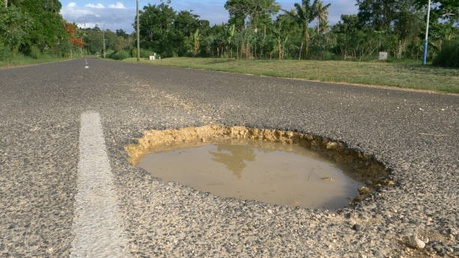
#> input picture AI-Pothole-Detector/data/images/train/istockphoto-1013829164-612x612.jpg, 459 x 258 px, shrunk from 612 x 344 before the run, given in place of _realistic_photo_of_a_scenic_Indian_highway_viewed_fro_2.jpg, which was not available
$ python delete2.py
#> lines starting #> are read from the running program, lines starting #| are printed output that depends on the picture; pictures that were not available may be replaced by others from this repository, and a replacement may not be noted
import cv2
import numpy as np
import random

def add_dark_road_shadows(image_path, output_path, max_darkness=0.7):
    # Load image
#> called with max_darkness = 0.6
    img = cv2.imread(image_path)
#> img is the input picture: shape (258, 459, 3); mean B, G, R 106.9, 126.9, 131
    if img is None:
        print("❌ Error: Failed to load image")
        return False

    h, w = img.shape[:2]
#> h = 258; w = 459

    # Target zone (middle-bottom 1/3rd)
    zone_y_start = h - (h // 3)
#> zone_y_start = 172
    zone_x_center = w // 4
#> zone_x_center = 114

    # Create shadow mask (initialize as white)
    shadow_mask = np.ones_like(img, dtype=np.float32)

    # Add 20-30 tiny DARK patches
    for _ in range(random.randint(5,8)):
        # Random position in target zone
        x = random.randint(zone_x_center - w//4, zone_x_center + w//4)
        y = random.randint(zone_y_start, h - 10)

        # Tiny circle parameters
        radius = random.randint(10, 20)  # 5-15 pixel radius
        darkness = 1.0 - random.uniform(0.2, max_darkness)  # 0.8-0.3 darkness factor

        # Draw DARK circle (subtracts light)
        cv2.circle(shadow_mask, (x, y), radius,
                  (darkness, darkness, darkness), -1, lineType=cv2.LINE_AA)
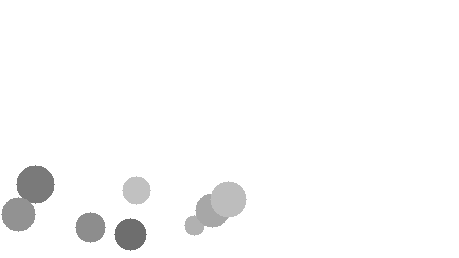
#> shadow_mask: shape (258, 459, 3) float32; min 0.433, max 1, mean 0.98

    # Apply Gaussian blur for soft edges
    shadow_mask = cv2.GaussianBlur(shadow_mask, (21, 21), 0)

    # Multiply to darken image (not add)
    result = (img.astype(np.float32) * shadow_mask).clip(0, 255).astype(np.uint8)
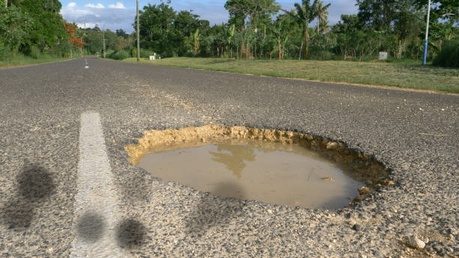
#> result: shape (258, 459, 3); mean B, G, R 103.9, 123.5, 127.4

    cv2.imwrite(output_path, result)
    print(f"✔ Saved {output_path} with {20-30} micro-dark-spots")
    return True

# Usage (adjust max_darkness 0.3-0.8)
input_path = r"C:\Users\anike\Downloads\Flux_Dev_realistic_photo_of_a_scenic_Indian_highway_viewed_fro_2.jpg"
output_path = r"C:\Users\anike\Downloads\highway_dark_shadows.jpg"
add_dark_road_shadows(input_path, output_path, max_darkness=0.6)

$ run again, on AI-Pothole-Detector/data/images/train/istockphoto-1090606322-612x612.jpg
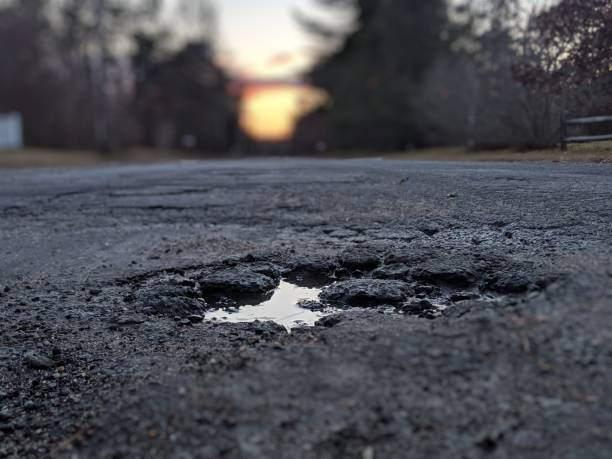
#> input picture AI-Pothole-Detector/data/images/train/istockphoto-1090606322-612x612.jpg, 612 x 459 px, given in place of _realistic_photo_of_a_scenic_Indian_highway_viewed_fro_2.jpg, which was not available
#> in add_dark_road_shadows, img is the input picture: shape (459, 612, 3); mean B, G, R 84, 77.3, 76
#> after the loop in add_dark_road_shadows, `for _ in range(random.randint(5,8)):`:
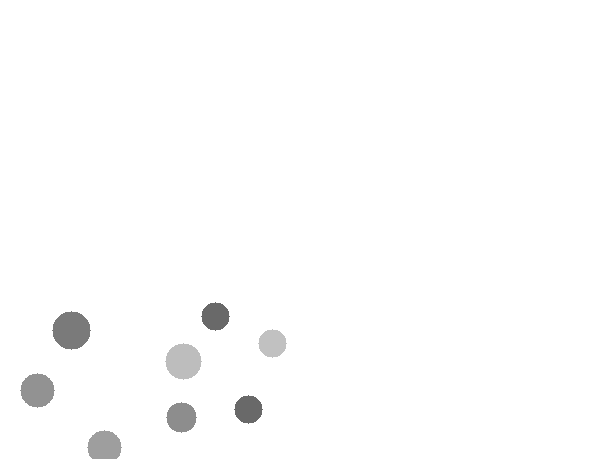
#> shadow_mask: shape (459, 612, 3) float32; min 0.413, max 1, mean 0.99

$ run again, on AI-Pothole-Detector/data/images/train/istockphoto-1128085501-612x612.jpg
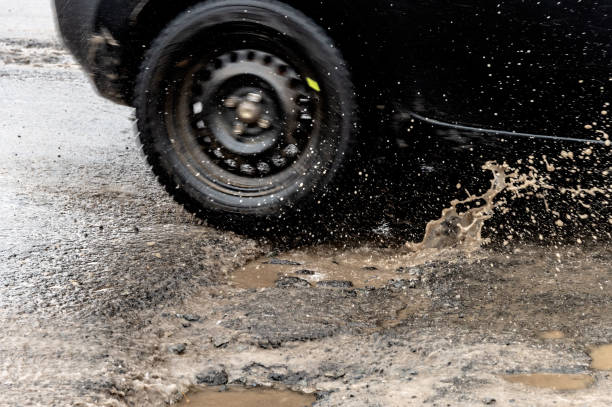
#> input picture AI-Pothole-Detector/data/images/train/istockphoto-1128085501-612x612.jpg, 612 x 407 px, given in place of _realistic_photo_of_a_scenic_Indian_highway_viewed_fro_2.jpg, which was not available
#> in add_dark_road_shadows, img is the input picture: shape (407, 612, 3); mean B, G, R 91.2, 96.6, 102.5
#> after the loop in add_dark_road_shadows, `for _ in range(random.randint(5,8)):`:
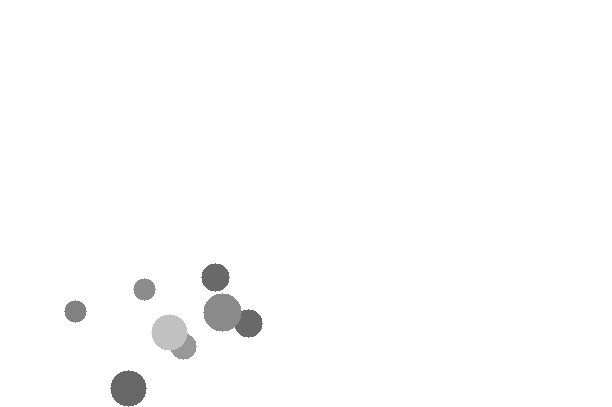
#> shadow_mask: shape (407, 612, 3) float32; min 0.407, max 1, mean 0.99
#> in add_dark_road_shadows, `result = (img.astype(np.float32) * shadow_mask).clip(0, 255).astype(np..`:
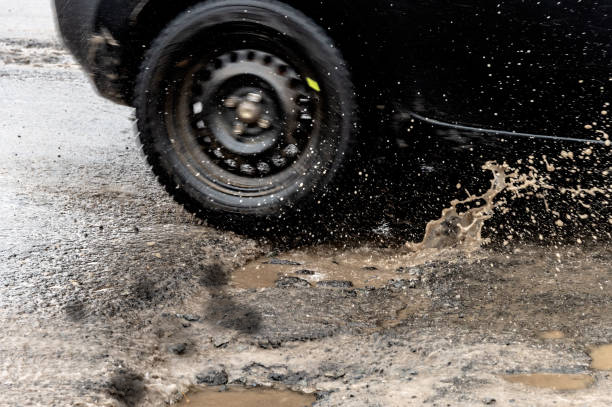
#> result: shape (407, 612, 3); mean B, G, R 89.9, 95.1, 101
